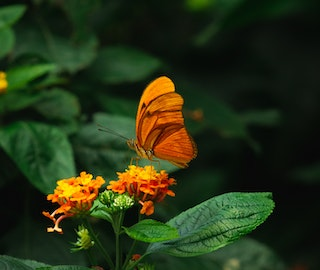
#> input picture butterfly.jpg, 320 x 270 px
$ python histogram.py
#> lines starting #> are read from the running program, lines starting #| are printed output that depends on the picture
from ast import Return
import numpy as np
import cv2 as cv
from pip import main
from matplotlib import pyplot as plt

def Histogram_Computation(Image):
    Image_Height= Image.shape[0]
    Image_Width= Image.shape[1]

    Histogram = np.zeros([256],np.int32)


    for x in range(0,Image_Height):
        for y in range(0,Image_Width):
            Histogram[Image[x,y]]+=1

    return Histogram

def Plot_Histogram(Histogram):
    plt.figure()
    plt.title("GrayScale Histogram")
    plt.xlabel("Intensity Level")
    plt.ylabel("Intensity Frenquency")
    plt.xlim([0,256])
    plt.plot(Histogram)
    plt.savefig("Histogram_GrayScale.jpg")

def main():
    Input_Image= cv.imread("butterfly.jpg",0)
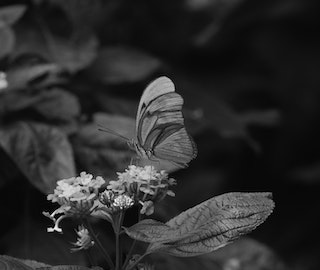
#> Input_Image: shape (270, 320); min 0, max 252, mean 43.6

    Histogram_GrayScale= Histogram_Computation(Input_Image)
#> Histogram_GrayScale = 256 values, max 3214 at index 9, min 0 at index 217, mean 337.5

    for i in range(0,len(Histogram_GrayScale)):
        print("Histogram[",i,"]:",Histogram_GrayScale[i])
#> this loop made 256 passes
#| Histogram[ 0 ]: 118
#| Histogram[ 1 ]: 27
#| Histogram[ 2 ]: 35
#| Histogram[ 3 ]: 27
#| Histogram[ 4 ]: 30
#| Histogram[ 5 ]: 56
#| Histogram[ 6 ]: 76
#| Histogram[ 7 ]: 121
#> (further printed lines are left out)
    Plot_Histogram (Histogram_GrayScale)
#> in Plot_Histogram, `plt.savefig("Histogram_GrayScale.jpg")`:
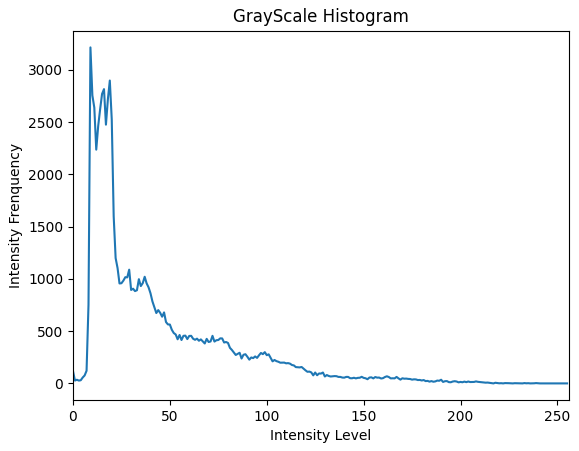
#> figure drawn by matplotlib, 1 panel; curve peaks at x = 9, y = 3214
    input("Please Enter to Contine...")


if __name__ == '__main__':
    main()
